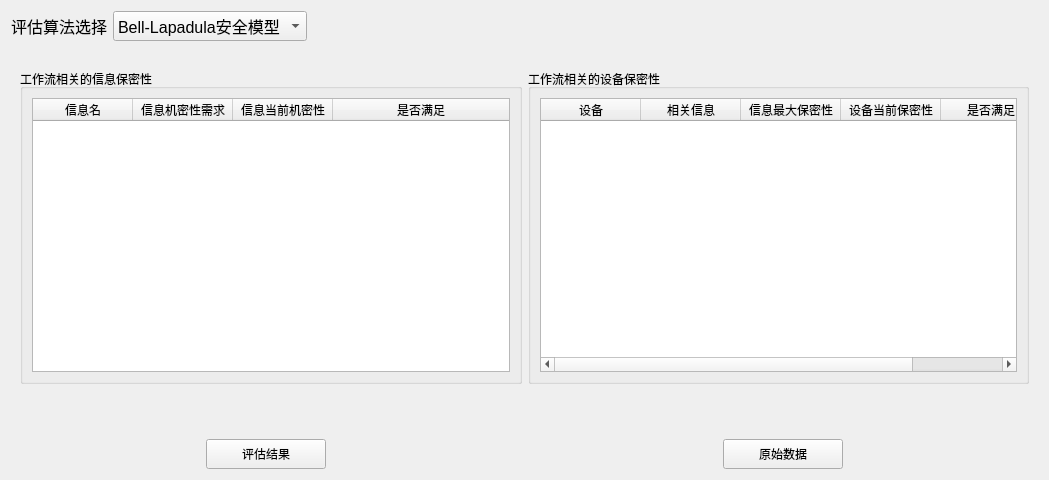
<?xml version="1.0" encoding="UTF-8"?>
<ui version="4.0">
 <class>CConfAssess</class>
 <widget class="QWidget" name="CConfAssess">
  <property name="geometry">
   <rect>
    <x>0</x>
    <y>0</y>
    <width>1049</width>
    <height>480</height>
   </rect>
  </property>
  <property name="windowTitle">
   <string>Form</string>
  </property>
  <layout class="QGridLayout" name="gridLayout_2">
   <item row="0" column="0">
    <layout class="QVBoxLayout" name="verticalLayout_7">
     <item>
      <layout class="QVBoxLayout" name="verticalLayout_6">
       <item>
        <layout class="QHBoxLayout" name="horizontalLayout_2">
         <item>
          <widget class="QLabel" name="label_4">
           <property name="font">
            <font>
             <family>黑体</family>
             <pointsize>12</pointsize>
            </font>
           </property>
           <property name="text">
            <string>评估算法选择</string>
           </property>
          </widget>
         </item>
         <item>
          <widget class="QComboBox" name="algorithmCcomboBox">
           <property name="minimumSize">
            <size>
             <width>130</width>
             <height>30</height>
            </size>
           </property>
           <property name="font">
            <font>
             <pointsize>12</pointsize>
            </font>
           </property>
           <item>
            <property name="text">
             <string>Bell-Lapadula安全模型</string>
            </property>
           </item>
          </widget>
         </item>
         <item>
          <spacer name="horizontalSpacer_5">
           <property name="orientation">
            <enum>Qt::Horizontal</enum>
           </property>
           <property name="sizeHint" stdset="0">
            <size>
             <width>40</width>
             <height>20</height>
            </size>
           </property>
          </spacer>
         </item>
        </layout>
       </item>
       <item>
        <spacer name="verticalSpacer_2">
         <property name="orientation">
          <enum>Qt::Vertical</enum>
         </property>
         <property name="sizeType">
          <enum>QSizePolicy::Preferred</enum>
         </property>
         <property name="sizeHint" stdset="0">
          <size>
           <width>20</width>
           <height>13</height>
          </size>
         </property>
        </spacer>
       </item>
      </layout>
     </item>
     <item>
      <widget class="QStackedWidget" name="stack_con">
       <property name="currentIndex">
        <number>1</number>
       </property>
       <widget class="QWidget" name="page">
        <layout class="QGridLayout" name="gridLayout_4">
         <item row="0" column="0">
          <widget class="QGroupBox" name="groupBox_3">
           <property name="title">
            <string>工作流相关设备机密性：</string>
           </property>
           <layout class="QVBoxLayout" name="verticalLayout_2">
            <item>
             <widget class="QTableWidget" name="rela_device_table">
              <attribute name="horizontalHeaderCascadingSectionResizes">
               <bool>true</bool>
              </attribute>
              <attribute name="horizontalHeaderStretchLastSection">
               <bool>true</bool>
              </attribute>
              <attribute name="verticalHeaderVisible">
               <bool>false</bool>
              </attribute>
              <column>
               <property name="text">
                <string>设备编号</string>
               </property>
              </column>
              <column>
               <property name="text">
                <string>设备名</string>
               </property>
              </column>
              <column>
               <property name="text">
                <string>设备机密性</string>
               </property>
              </column>
             </widget>
            </item>
           </layout>
          </widget>
         </item>
         <item row="0" column="2">
          <widget class="QGroupBox" name="groupBox_4">
           <property name="title">
            <string>工作流相关信息机密性：</string>
           </property>
           <layout class="QVBoxLayout" name="verticalLayout">
            <item>
             <widget class="QTableWidget" name="rela_mess_table">
              <attribute name="horizontalHeaderCascadingSectionResizes">
               <bool>true</bool>
              </attribute>
              <attribute name="horizontalHeaderStretchLastSection">
               <bool>true</bool>
              </attribute>
              <attribute name="verticalHeaderVisible">
               <bool>false</bool>
              </attribute>
              <column>
               <property name="text">
                <string>信息编号</string>
               </property>
              </column>
              <column>
               <property name="text">
                <string>信息名</string>
               </property>
              </column>
              <column>
               <property name="text">
                <string>信息机密性</string>
               </property>
              </column>
             </widget>
            </item>
           </layout>
          </widget>
         </item>
        </layout>
       </widget>
       <widget class="QWidget" name="page_2">
        <layout class="QGridLayout" name="gridLayout">
         <item row="0" column="0">
          <widget class="QGroupBox" name="groupBox">
           <property name="title">
            <string>工作流相关的信息保密性</string>
           </property>
           <layout class="QVBoxLayout" name="verticalLayout_4">
            <item>
             <widget class="QTableWidget" name="res_info_table">
              <attribute name="horizontalHeaderCascadingSectionResizes">
               <bool>true</bool>
              </attribute>
              <attribute name="horizontalHeaderStretchLastSection">
               <bool>true</bool>
              </attribute>
              <attribute name="verticalHeaderVisible">
               <bool>false</bool>
              </attribute>
              <column>
               <property name="text">
                <string>信息名</string>
               </property>
              </column>
              <column>
               <property name="text">
                <string>信息机密性需求</string>
               </property>
              </column>
              <column>
               <property name="text">
                <string>信息当前机密性</string>
               </property>
              </column>
              <column>
               <property name="text">
                <string>是否满足</string>
               </property>
              </column>
             </widget>
            </item>
           </layout>
          </widget>
         </item>
         <item row="0" column="1">
          <widget class="QGroupBox" name="groupBox_2">
           <property name="title">
            <string>工作流相关的设备保密性</string>
           </property>
           <layout class="QVBoxLayout" name="verticalLayout_3">
            <item>
             <widget class="QTableWidget" name="res_device_table">
              <attribute name="horizontalHeaderCascadingSectionResizes">
               <bool>true</bool>
              </attribute>
              <attribute name="horizontalHeaderStretchLastSection">
               <bool>true</bool>
              </attribute>
              <attribute name="verticalHeaderVisible">
               <bool>false</bool>
              </attribute>
              <column>
               <property name="text">
                <string>设备</string>
               </property>
              </column>
              <column>
               <property name="text">
                <string>相关信息</string>
               </property>
              </column>
              <column>
               <property name="text">
                <string>信息最大保密性</string>
               </property>
              </column>
              <column>
               <property name="text">
                <string>设备当前保密性</string>
               </property>
              </column>
              <column>
               <property name="text">
                <string>是否满足</string>
               </property>
              </column>
             </widget>
            </item>
           </layout>
          </widget>
         </item>
        </layout>
       </widget>
      </widget>
     </item>
     <item>
      <layout class="QVBoxLayout" name="verticalLayout_5">
       <item>
        <spacer name="verticalSpacer">
         <property name="orientation">
          <enum>Qt::Vertical</enum>
         </property>
         <property name="sizeType">
          <enum>QSizePolicy::Preferred</enum>
         </property>
         <property name="sizeHint" stdset="0">
          <size>
           <width>20</width>
           <height>40</height>
          </size>
         </property>
        </spacer>
       </item>
       <item>
        <layout class="QHBoxLayout" name="horizontalLayout">
         <item>
          <spacer name="horizontalSpacer_4">
           <property name="orientation">
            <enum>Qt::Horizontal</enum>
           </property>
           <property name="sizeHint" stdset="0">
            <size>
             <width>40</width>
             <height>20</height>
            </size>
           </property>
          </spacer>
         </item>
         <item>
          <widget class="QPushButton" name="assess_result">
           <property name="minimumSize">
            <size>
             <width>120</width>
             <height>30</height>
            </size>
           </property>
           <property name="text">
            <string>评估结果</string>
           </property>
           <property name="icon">
            <iconset resource="../file.qrc">
             <normaloff>:/png/rc/button/1 (15).png</normaloff>:/png/rc/button/1 (15).png</iconset>
           </property>
          </widget>
         </item>
         <item>
          <spacer name="horizontalSpacer">
           <property name="orientation">
            <enum>Qt::Horizontal</enum>
           </property>
           <property name="sizeHint" stdset="0">
            <size>
             <width>40</width>
             <height>20</height>
            </size>
           </property>
          </spacer>
         </item>
         <item>
          <spacer name="horizontalSpacer_2">
           <property name="orientation">
            <enum>Qt::Horizontal</enum>
           </property>
           <property name="sizeHint" stdset="0">
            <size>
             <width>40</width>
             <height>20</height>
            </size>
           </property>
          </spacer>
         </item>
         <item>
          <widget class="QPushButton" name="ini_date">
           <property name="minimumSize">
            <size>
             <width>120</width>
             <height>30</height>
            </size>
           </property>
           <property name="text">
            <string>原始数据</string>
           </property>
           <property name="icon">
            <iconset resource="../file.qrc">
             <normaloff>:/png/rc/button/1 (2).png</normaloff>:/png/rc/button/1 (2).png</iconset>
           </property>
          </widget>
         </item>
         <item>
          <spacer name="horizontalSpacer_3">
           <property name="orientation">
            <enum>Qt::Horizontal</enum>
           </property>
           <property name="sizeHint" stdset="0">
            <size>
             <width>40</width>
             <height>20</height>
            </size>
           </property>
          </spacer>
         </item>
        </layout>
       </item>
      </layout>
     </item>
    </layout>
   </item>
  </layout>
 </widget>
 <resources>
  <include location="../file.qrc"/>
 </resources>
 <connections/>
</ui>
